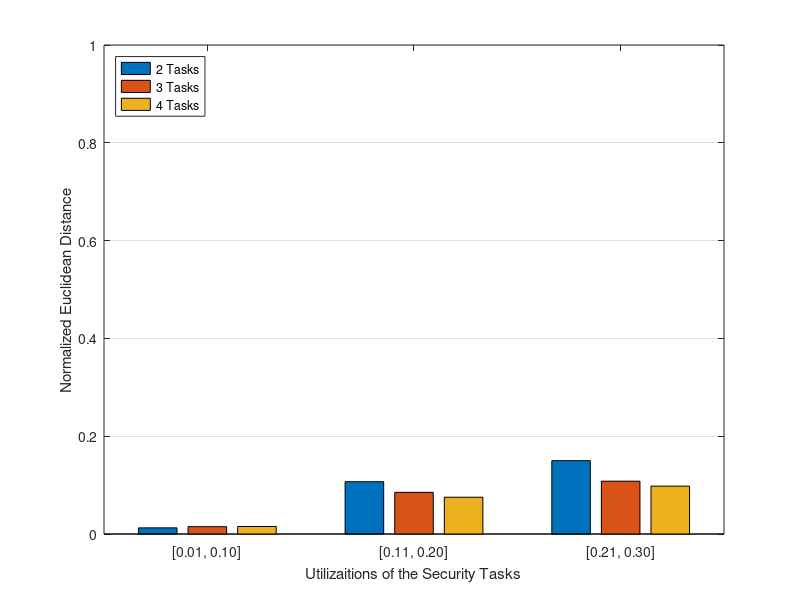

MATLAB code for this plot:
%data = csvread('dt.csv');

%dist_data = csvread('EDistData.csv');




count_data = dlmread('EDistData_count.csv');
saveDistbyGrpMean = dlmread('EDistData_mean.csv');
saveDistbyGrpStd = dlmread('EDistData_std.csv');

%dist_data
count_data

saveDistbyGrpMean(4, :) = []; % delete the results for 5 tasks
saveDistbyGrpStd(4, :) = []; % delete the results for 5 tasks

%saveDistbyGrpStd = saveDistbyGrpStd';

figure(1);
hold on;
box on;
% grid on;


b1 = bar(saveDistbyGrpMean');
set(gcf, 'Colormap',...
   [0.313725501298904 0.313725501298904 0.313725501298904;0.323685050010681 0.323685050010681 0.323685050010681;0.333644568920136 0.333644568920136 0.333644568920136;0.343604117631912 0.343604117631912 0.343604117631912;0.353563666343689 0.353563666343689 0.353563666343689;0.363523185253143 0.363523185253143 0.363523185253143;0.37348273396492 0.37348273396492 0.37348273396492;0.383442282676697 0.383442282676697 0.383442282676697;0.393401801586151 0.393401801586151 0.393401801586151;0.403361350297928 0.403361350297928 0.403361350297928;0.413320899009705 0.413320899009705 0.413320899009705;0.423280447721481 0.423280447721481 0.423280447721481;0.433239966630936 0.433239966630936 0.433239966630936;0.443199515342712 0.443199515342712 0.443199515342712;0.453159064054489 0.453159064054489 0.453159064054489;0.463118582963943 0.463118582963943 0.463118582963943;0.47307813167572 0.47307813167572 0.47307813167572;0.483037680387497 0.483037680387497 0.483037680387497;0.492997199296951 0.492997199296951 0.492997199296951;0.502956748008728 0.502956748008728 0.502956748008728;0.512916266918182 0.512916266918182 0.512916266918182;0.522875845432281 0.522875845432281 0.522875845432281;0.532835364341736 0.532835364341736 0.532835364341736;0.54279488325119 0.54279488325119 0.54279488325119;0.552754461765289 0.552754461765289 0.552754461765289;0.562713980674744 0.562713980674744 0.562713980674744;0.572673499584198 0.572673499584198 0.572673499584198;0.582633078098297 0.582633078098297 0.582633078098297;0.592592597007751 0.592592597007751 0.592592597007751;0.602552115917206 0.602552115917206 0.602552115917206;0.612511694431305 0.612511694431305 0.612511694431305;0.622471213340759 0.622471213340759 0.622471213340759;0.632430732250214 0.632430732250214 0.632430732250214;0.642390310764313 0.642390310764313 0.642390310764313;0.652349829673767 0.652349829673767 0.652349829673767;0.662309348583221 0.662309348583221 0.662309348583221;0.672268927097321 0.672268927097321 0.672268927097321;0.682228446006775 0.682228446006775 0.682228446006775;0.692187964916229 0.692187964916229 0.692187964916229;0.702147543430328 0.702147543430328 0.702147543430328;0.712107062339783 0.712107062339783 0.712107062339783;0.722066581249237 0.722066581249237 0.722066581249237;0.732026159763336 0.732026159763336 0.732026159763336;0.741985678672791 0.741985678672791 0.741985678672791;0.75194525718689 0.75194525718689 0.75194525718689;0.761904776096344 0.761904776096344 0.761904776096344;0.771864295005798 0.771864295005798 0.771864295005798;0.781823873519897 0.781823873519897 0.781823873519897;0.791783392429352 0.791783392429352 0.791783392429352;0.801742911338806 0.801742911338806 0.801742911338806;0.811702489852905 0.811702489852905 0.811702489852905;0.82166200876236 0.82166200876236 0.82166200876236;0.831621527671814 0.831621527671814 0.831621527671814;0.841581106185913 0.841581106185913 0.841581106185913;0.851540625095367 0.851540625095367 0.851540625095367;0.861500144004822 0.861500144004822 0.861500144004822;0.871459722518921 0.871459722518921 0.871459722518921;0.881419241428375 0.881419241428375 0.881419241428375;0.89137876033783 0.89137876033783 0.89137876033783;0.901338338851929 0.901338338851929 0.901338338851929;0.911297857761383 0.911297857761383 0.911297857761383;0.921257376670837 0.921257376670837 0.921257376670837;0.931216955184937 0.931216955184937 0.931216955184937;0.941176474094391 0.941176474094391 0.941176474094391],...
    'Color',[0.800000011920929 0.800000011920929 0.800000011920929]);


% For each set of bars, find the centers of the bars, and write error bars
% pause(0.5); %pause allows the figure to be created
% bw = get(b1,'barwidth');
% bw = bw(1); % all are same
% bw = bw{1}; % convert from cell to single variable
% for ib = 1:numel(b1)
%     %XData property is the tick labels/group centers; XOffset is the offset
%     %of each distinct group
%     %xData = b1(ib).XData+ b1(ib).XOffset;
%     %xData=get(get(b1(ib),'Children'),'XData');
%     %xData = xData(1,:) + bw/2; %get to the middle
%     %xData = xData(1,:); %get to the middle
%     %xData = (1:4);
%     xdata= get (b1(ib),'XData');
%     p = xdata;
%     %xdata
%     %errorbar(p,saveDistbyGrpMean(ib,:),saveDistbyGrpStd(ib,:),'k', 'LineStyle','none');
% end

% set (gca,'YGrid','on',...
%     'XTick',[1 2 3 4], 'XTickLabel',{'[0.01, 0.10]','[0.11, 0.20]','[0.21, 0.30]'});

set (gca,'YGrid','on',...
    'XTick',[1 2 3 4], 'XTickLabel',{'[0.01, 0.10]','[0.11, 0.20]','[0.21, 0.30]', '[0.31, 0.40]'});



ylim(gca,[0.00 1.00]);

% Create xlabel
xlabel('Utilizaitions of the Security Tasks', 'FontSize',11);

% Create ylabel
ylabel('Normalized Euclidean Distance', 'FontSize',11);

set(b1(1),'DisplayName','2 Tasks');
set(b1(2),'DisplayName','3 Tasks');
set(b1(3),'DisplayName','4 Tasks');
%set(b1(4),'DisplayName','5 Tasks');

%legend([b1(1) b1(2) b1(3) b1(4)],{'2 Tasks','3 Tasks','4 Tasks','5 Tasks'});

legend1 = legend(gca,'show');
set(legend1,'Location','NorthWest');
% 
% pause(0.5); %pause allows the figure to be created
% for ib = 1:numel(b1)
%     %XData property is the tick labels/group centers; XOffset is the offset
%     %of each distinct group
%     %xData = b1(ib).XData+ b1(ib).XOffset;
%     xData=get(get(b1(ib),'Children'),'XData');
%     xData = xData(1,:) + 0.09; %get to the middle
%     xData = xData(1,:); %get to the middle
%     %xData = (1:4);
%     %xdata= get (b1(ib),'XData');
%     %p = xdata;
%     %xdata
%     errorbar(xData,saveDistbyGrpMean(ib,:),saveDistbyGrpStd(ib,:),'k', 'LineStyle','none');
% end
